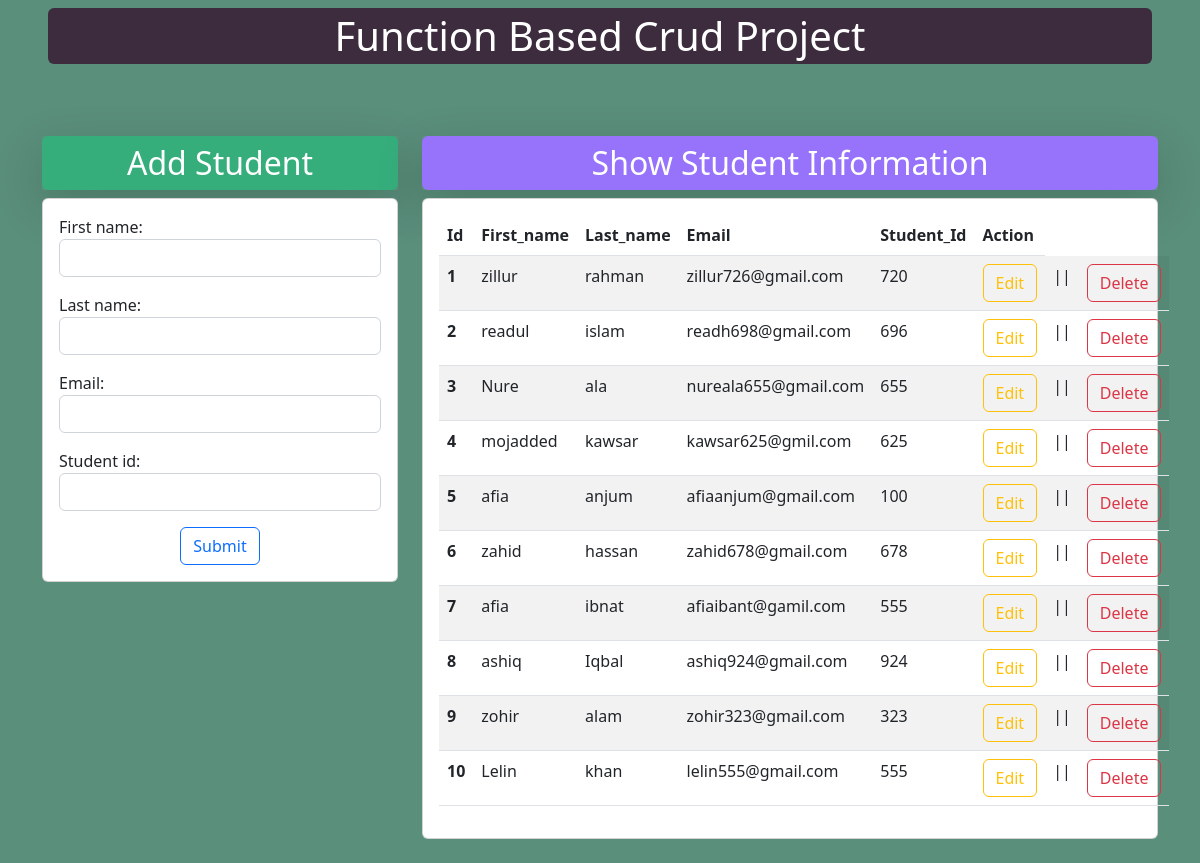
The page / on the database its author committed.
### core/models.py (models this page shows)
class Student(models.Model):
    first_name = models.CharField(max_length=50, default="")
    last_name = models.CharField(max_length=50, default="")
    email = models.EmailField(max_length=100, default="")
    student_id = models.IntegerField()

### core/views.py (the view)
# urls.py: 2. Add a URL to urlpatterns:  path('', views.home, name='home')
def home(request):
    all_student = Student.objects.all()
    form = StudentForm()
    if request.method == 'POST':
        form = StudentForm(request.POST)
        if form.is_valid():
            form.save()
    form = StudentForm()
    return render(request, 'home.html', {'all_student': all_student, 'form': form})

### core/forms.py
class StudentForm(ModelForm):
    class Meta:
        model = Student
        fields = ['first_name', 'last_name', 'email', 'student_id']
        widgets = {
            'first_name':forms.TextInput(attrs={'class':'form-control'}),
            'last_name': forms.TextInput(attrs={'class': 'form-control'}),
            'email': forms.EmailInput(attrs={'class': 'form-control'}),
            'student_id': forms.NumberInput(attrs={'class': 'form-control'})
        }

### core/templates/home.html (shortened to what this page needs)
{% extends "base.html" %}
{% block main_content %}
    <h1 class="text-center text-white py-1 mx-5 sticky-top rounded my-2">Function Based Crud Project</h1>
       <section class="container my-4">
           <div class="row">
              <div class="col-sm-4">
                  <div class="add rounded">
                      <h2 class="text-center shadow-lg p-2 mt-5 ">Add Student</h2>
                  </div>
                <div class="card">
                  <div class="card-body">
                      <form action="" method="POST">
                            {{form.as_p}}
                          <div class="text-center mt-3">
                            <input class="btn btn-outline-primary " type="submit" value="Submit">
                          </div>
                      </form>
                  </div>
                </div>
              </div>
              <div class="col-sm-8">
                  <div class="info rounded">
                      <h2 class="text-center shadow-lg p-2 mt-5">Show Student Information</h2>
                  </div>
                <div class="card">
                  <div class="card-body">
                    <table class="table table-striped table-hover">
                          <thead>
                            <tr>
                                <th scope="col">Id</th>
                                <th scope="col">First_name</th>
                                <th scope="col">Last_name</th>
                                <th scope="col">Email</th>
                                <th scope="col">Student_Id</th>
                                <th scope="col">Action</th>
                            </tr>
                          </thead>
                          <tbody>
                          {% for s in all_student %}
                            <tr>
                                <th scope="row">{{forloop.counter}}</th>
                                <td>{{s.first_name}}</td>
                                <td>{{s.last_name}}</td>
                                <td>{{s.email}}</td>
                                <td>{{s.student_id}}</td>
                                <td><a class="btn btn-outline-warning " href="{% url 'edit_student' s.id %}" role="button">Edit</a></td>
                                <td>||</td>
                                <form action="{% url 'delete_student' s.id %}" method="POST">
                                    <td><input type="submit" class="btn btn-outline-danger ml-0 pl-0" value="Delete"></td>
                                </form>
                            </tr>
                          {% endfor %}
                          </tbody>
                    </table>
                  </div>
                </div>
              </div>
        </div>
    </section>
{% endblock main_content %}

### core/templates/base.html (shortened to what this page needs)
<!doctype html>
{% load static %}
<html lang="en">
  <head>
    <link rel="stylesheet" href="{% static 'css/bootstrap.min.css' %}">
    <link rel="stylesheet" href="{% static 'css/main.css' %}">
  </head>
  <body>
   {% block main_content %} {% endblock main_content %}
  </body>
</html>

### core/static/css/main.css (style rules this page uses)
body { background-color: #5A8F7B; }
h1 { background-color: #3C2C3E; }
.info { background-color:#9772FB; color:white; }
.add { background-color:#36AE7C; color:white; }

### rows shown on the page
Student: first_name "zillur", last_name "rahman", email "zillur726@gmail.com", student_id "720"
Student: first_name "readul", last_name "islam", email "readh698@gmail.com", student_id "696"
Student: first_name "Nure", last_name "ala", email "nureala655@gmail.com", student_id "655"
Student: first_name "mojadded", last_name "kawsar", email "kawsar625@gmil.com", student_id "625"
Student: first_name "afia", last_name "anjum", email "afiaanjum@gmail.com", student_id "100"
Student: first_name "zahid", last_name "hassan", email "zahid678@gmail.com", student_id "678"
Student: first_name "afia", last_name "ibnat", email "afiaibant@gamil.com", student_id "555"
Student: first_name "ashiq", last_name "Iqbal", email "ashiq924@gmail.com", student_id "924"
Student: first_name "zohir", last_name "alam", email "zohir323@gmail.com", student_id "323"
Student: first_name "Lelin", last_name "khan", email "lelin555@gmail.com", student_id "555"
